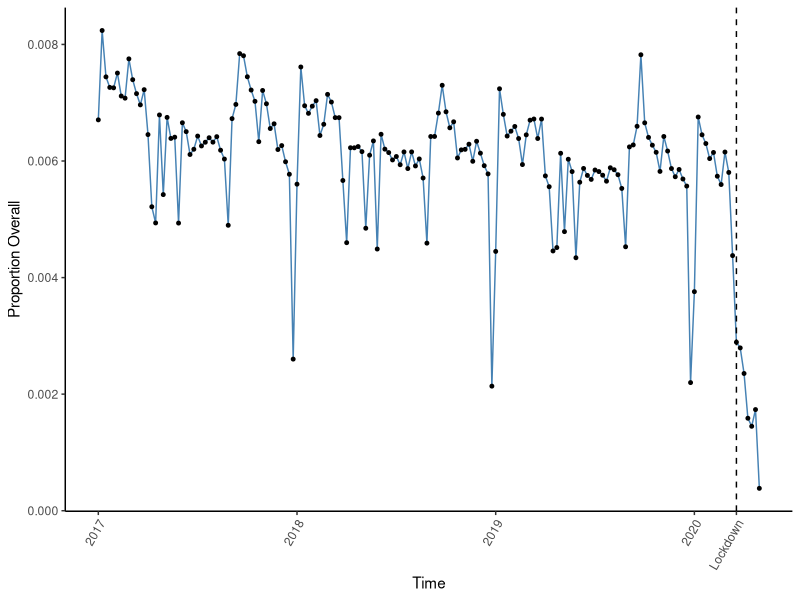
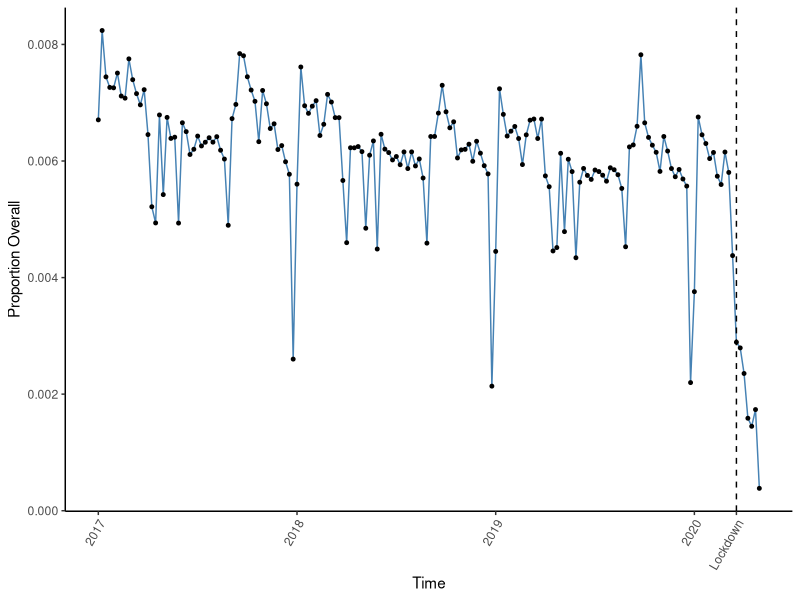
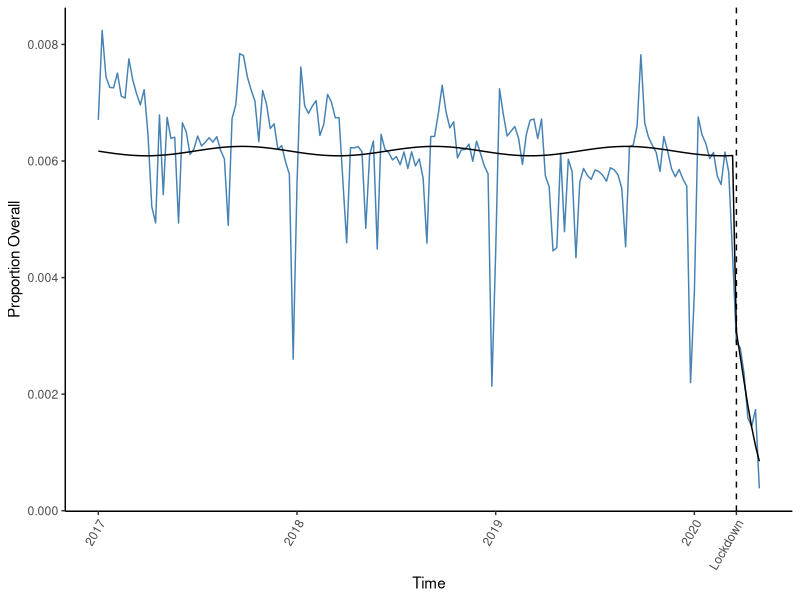

These figures' R source, in order:
#---------------------------------------------------------------------------------------
# Project: Covid-Collateral
# Program Name: 101_an_overallPopulation
# Author: John Tazare
# Date Created: 16/06/2020
# Notes: Trend of diabetes recording over time in whole population
#---------------------------------------------------------------------------------------

# Flag missing libraries and install those required
list <-  c("tidyverse", "lubridate")
new.packages <- list[!(list %in% installed.packages()[,"Package"])]
if(length(new.packages)) install.packages(new.packages)

library(tidyverse)
library(lubridate)

#---------------------------------------------------------------------------------------
#  Import data
#---------------------------------------------------------------------------------------
setwd("~/Documents/COVID-collateral/")

diabetesOverall <- read_csv("data/an_diabetesOverall.csv") %>%
  mutate_at(vars(weekDate), dmy) # convert to date

#---------------------------------------------------------------------------------------
# Analysis ignoring seasonal trend
#--------------------------------------------------------------------------------------

outcome <-  with(diabetesOverall, cbind(numOutcome, numEligible))
model1 <- glm(outcome ~ time * lockdown, data = diabetesOverall, family = binomial)
summary(model1)

lockdownWeek <- diabetesOverall %>%
  filter(weekDate == date("2020-03-15")) # week 167 is lockdown

# figure
figure1 <- ggplot(diabetesOverall, aes(x = time, y = model1$y)) +
  geom_line(color = "steelblue") +
  geom_point(size = 1) +
  xlab("Time") +
  ylab("Proportion Overall") +
  theme_classic() +
  theme(axis.text.x = element_text(angle = 60, hjust = 1)) +
  scale_x_continuous(
    breaks = c(0, 52, 104, 156, 167, 208),
    labels = c("2017", "2018", "2019", "2020", "Lockdown", "2021")
  ) +
  geom_vline(xintercept = 167, linetype = "dashed")

figure1

#ggsave("J:/EHR-Working/Sinead_Covid_Collaterol/graphfiles/diabetes/diabetesOverall_noTrend.png" , device = "png")

#---------------------------------------------------------------------------------------
# Analysis including seasonal trend
#---------------------------------------------------------------------------------------

model2 <- glm(outcome ~ sin(0.125 * time) * lockdown,
      data = diabetesOverall,
      family = binomial)
summary(model2)

# Week
figure2 <- ggplot(diabetesOverall, aes(x = time, y = model2$y)) +
  geom_line(color = "steelblue") +
  geom_point(size = 1) +
  xlab("Time") +
  ylab("Proportion Overall") +
  theme_classic() +
  theme(axis.text.x = element_text(angle = 60, hjust = 1)) +
  scale_x_continuous(
    breaks = c(0, 52, 104, 156, 167, 208),
    labels = c("2017", "2018", "2019", "2020", "Lockdown", "2021")
  ) +
  geom_vline(xintercept = 167, linetype = "dashed")

figure2

figure3 <- ggplot(diabetesOverall, aes(x = time, y = model2$y)) +
  geom_line(color = "steelblue") +
  xlab("Time") +
  ylab("Proportion Overall") +
  theme_classic() +
  theme(axis.text.x = element_text(angle = 60, hjust = 1)) +
  scale_x_continuous(
    breaks = c(0, 52, 104, 156, 167, 208),
    labels = c("2017", "2018", "2019", "2020", "Lockdown", "2021")
  ) +
  geom_vline(xintercept = 167, linetype = "dashed") +
  geom_line(aes(x = time, y = model2$fitted.values), colour = "black")

figure3

#ggsave("J:/EHR-Working/Sinead_Covid_Collaterol/graphfiles/diabetes/diabetesOverall_Trend.png" , device = "png")

